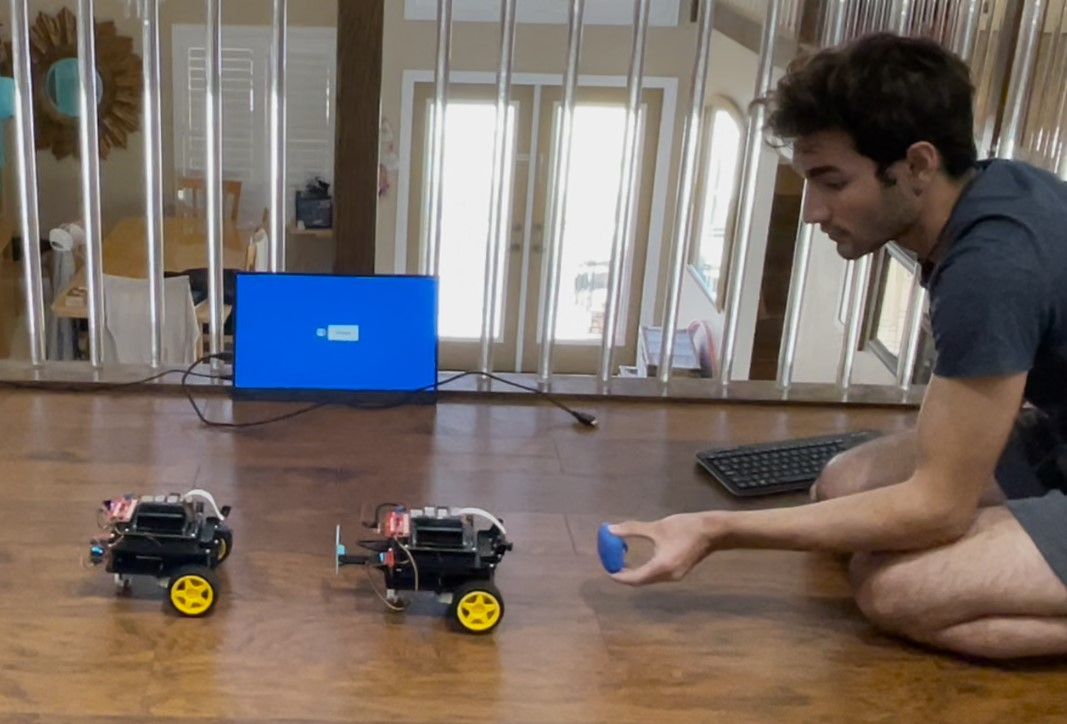
#> input picture media/double_jetbot_picture.jpg, 1067 x 724 px, given in place of the camera
$ python windows-segment.py
#> lines starting #> are read from the running program, lines starting #| are printed output that depends on the picture; after the words box and inside, x2 and y2 are one past the last pixel; in counts of white or black regions, pixels touching at a corner belong together
import cv2
import numpy as np

looming = 0
looming_text = ""
moving_text = ""
location_text = ""
looming_started = False


left_speed = 0
right_speed = 0

def nothing(x):
    pass

# Make seperate window for HSV sliders
# Hue, Saturation, Value

cv2.namedWindow('Trackbars')

cv2.createTrackbar("c range", "Trackbars", 0, 10, nothing)

cv2.createTrackbar("L - H", "Trackbars", 0, 179, nothing)
cv2.createTrackbar("L - S", "Trackbars", 0, 255, nothing)
cv2.createTrackbar("L - V", "Trackbars", 0, 255, nothing)
cv2.createTrackbar("U - H", "Trackbars", 179, 179, nothing)
cv2.createTrackbar("U - S", "Trackbars", 255, 255, nothing)
cv2.createTrackbar("U - V", "Trackbars", 255, 255, nothing)

# Start Video Cap

cap = cv2.VideoCapture(0)

cap_width = cap.get(cv2.CAP_PROP_FRAME_WIDTH)

while True:
    _, frame = cap.read()
#> frame is the input picture: shape (724, 1067, 3); mean B, G, R 101.9, 108.6, 119.7

    # Blur the frame with gaussian noise

    blurred_frame = cv2.GaussianBlur(frame, (5, 5), 0)
    hsv = cv2.cvtColor(blurred_frame, cv2.COLOR_BGR2HSV)
#> hsv: shape (724, 1067, 3); mean H, S, V 39.3, 72.8, 127.8

    lower_blue = np.array([38, 86, 0])
    upper_blue = np.array([121, 255, 255])

    l_h = cv2.getTrackbarPos("L - H", "Trackbars")
    l_s = cv2.getTrackbarPos("L - S", "Trackbars")
    l_v = cv2.getTrackbarPos("L - V", "Trackbars")
    u_h = cv2.getTrackbarPos("U - H", "Trackbars")
    u_s = cv2.getTrackbarPos("U - S", "Trackbars")
    u_v = cv2.getTrackbarPos("U - V", "Trackbars")

    # enable to select color from slider
    # lower_bound = np.array([l_h, l_s, l_v])
    # upper_bound = np.array([u_h, u_s, u_v])

    lower_bound = np.array([28, 85, 114])
    upper_bound = np.array([179, 255, 255])

    mask = cv2.inRange(hsv, lower_bound, upper_bound)
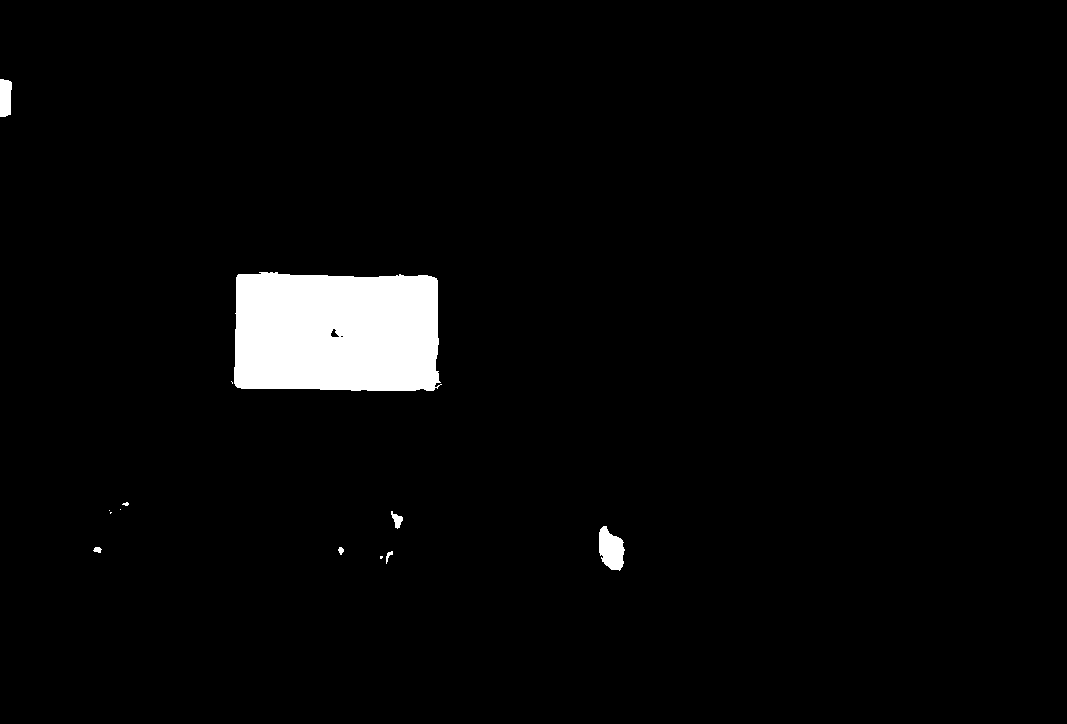
#> mask: shape (724, 1067); 3.2% white; 13 white regions (6 under 20 px)

    contours, _ = cv2.findContours(mask, cv2.RETR_TREE, cv2.CHAIN_APPROX_NONE)
#> contours = 15 contours, 7 with area under 20; largest, box (x1, y1, x2, y2) and area: (234, 272, 442, 391) 22894, (599, 526, 625, 571) 758, (0, 79, 12, 117) 363, (391, 511, 403, 529) 86, (330, 328, 340, 338) 48, (93, 547, 102, 553) 28, (386, 551, 393, 564) 22, (338, 547, 344, 555) 22

    largest_area = 0

    # Checks to make sure there are contours before traversing
    if len(contours) > 0:
        largest_contour = contours[0]
#> largest_contour = [[380, 556], [380, 557], [380, 558], [381, 558], [382, 557], [382, 556], [381, 556]]
    # Goes through each contour and selects the largest
        for contour in contours:
            area = cv2.contourArea(contour)
            if area > largest_area:
                largest_area = area
                largest_contour = contour
#> this loop made 15 passes
#> (area, largest_area) on passes 2, 4, 5, 12: (22.5, 22.5), (27.5, 27.5), (758, 758), (22894, 22894)
#> area on passes 3, 7, 14, 15: 22.5, 86.5, 47.5, 363
#> after the loop, largest_area = 22894; largest_contour = contour of 644 points, box (x1, y1, x2, y2) (234, 272, 442, 391), area 22894

        # Findin center point of largest contour

        center = cv2.moments(largest_contour)
#> center = moments, m00 22894, centre m10/m00, m01/m00 = (336, 332.1)

        if center["m00"] > 0:
            center_x = int(center["m10"] / center["m00"])
#> center_x = 335
            center_y = int(center["m01"] / center["m00"])
#> center_y = 332

            cv2.circle(frame, (center_x, center_y), 5, (0, 255, 0), -1)
#> frame: shape (724, 1067, 3); 0.01% of pixels changed, all inside (x1, y1, x2, y2) = (330, 327, 341, 338)

            if center_x < (cap_width/5):
                location_text = "Left Zone"
                left_speed = 0.5
                right_speed = 1
            elif center_x > (cap_width/5) and center_x < (cap_width/5 * 2):
                location_text = "Mid-Left Zone"
                left_speed = 0.8
                right_speed = 1
            elif center_x > (cap_width/5 * 2) and center_x < (cap_width/5 * 3):
                location_text = "Middle Zone"
                left_speed = 1
                right_speed = 1
            elif center_x > (cap_width/5 * 3) and center_x < (cap_width/5 * 4):
                location_text = "Mid-Right Zone"
                left_speed = 1
                right_speed = 0.8
            else:
                location_text = "Right Zone"
                left_speed = 1
                right_speed = 0.5

    area_text = "Area = " + str(largest_area) + " pixels"
#> area_text = 'Area = 22894.0 pixels'


    if looming_started == True and (largest_area+begining_area) != 0:
        looming = (largest_area - begining_area)/(2*((largest_area + begining_area)/2))
        looming_text = "Looming from spacebar action = " + str(looming)
        if looming < -0.05:
            moving_text = "Move Forward"
            # robot.left(speed=left_speed)
            # robot.right(speed=right_speed)
        elif looming > 0.05:
            moving_text = "Move Backward"
            # robot.left(speed=left_speed * -1)
            # robot.right(speed=right_speed * -1)
        else:
            moving_text = "Stay"
            # robot.stop()


    if cv2.waitKey(1) == 32:
#> (key Esc is pressed here)
        looming_text = "Looming from spacebar action = 0"
        begining_area = largest_area
        looming_started = True

    if cv2.waitKey(1) == ord('s'):
#> (key Esc is pressed here)
        print(f"lower_bound = np.array([{l_h}, {l_s}, {l_v}])")
        print(f"upper_bound = np.array([{u_h}, {u_s}, {u_v}])")

    cv2.putText(img=frame, text=area_text, org=(50, 50), fontFace=cv2.FONT_HERSHEY_TRIPLEX, fontScale=0.4, color=(0, 0, 0),thickness=1)
    cv2.putText(img=frame, text=looming_text, org=(50, 100), fontFace=cv2.FONT_HERSHEY_TRIPLEX, fontScale=0.4, color=(0, 0, 0),thickness=1)
    cv2.putText(img=frame, text=location_text, org=(50, 150), fontFace=cv2.FONT_HERSHEY_TRIPLEX, fontScale=0.4, color=(0, 0, 0),thickness=1)
#> frame: shape (724, 1067, 3); mean B, G, R 101.8, 108.5, 119.5
    cv2.putText(img=frame, text=moving_text, org=(50, 200), fontFace=cv2.FONT_HERSHEY_TRIPLEX, fontScale=0.4, color=(0, 0, 0),thickness=1)


    cv2.drawContours(frame, largest_contour, -1, (0, 255, 0), 3)
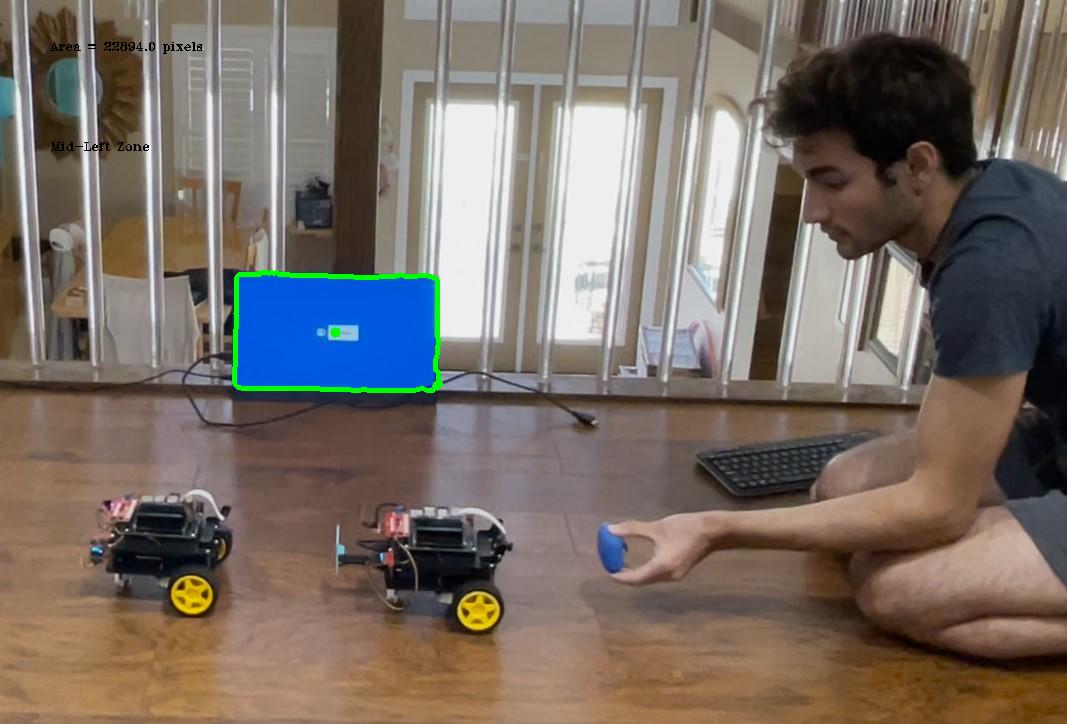
#> frame: shape (724, 1067, 3); mean B, G, R 101.3, 109.2, 119.4

    cv2.imshow("Frame", frame)
    cv2.imshow("Mask", mask)
    # cv2.imshow("Blur", blurred_frame)

    key = cv2.waitKey(1)
#> (key Esc is pressed here)
    if key == 27:
        break

cap.release()
cv2.destroyAllWindows()
